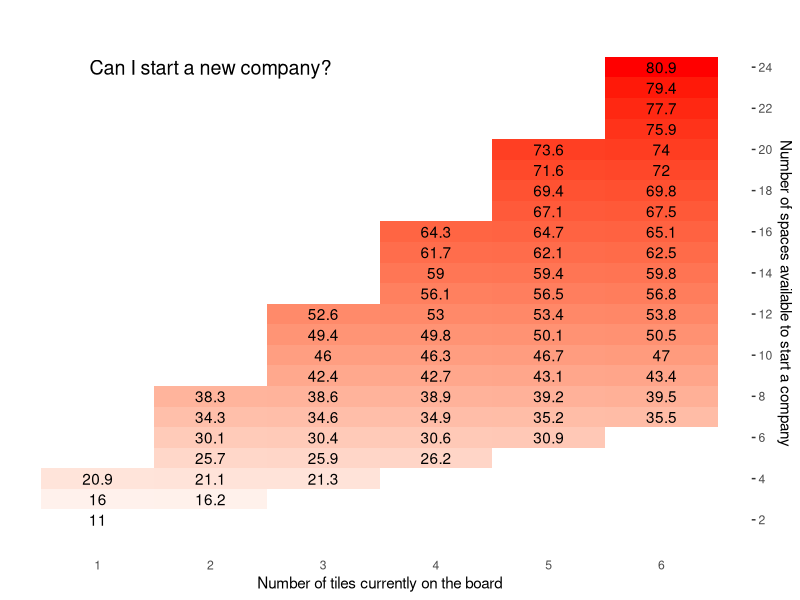
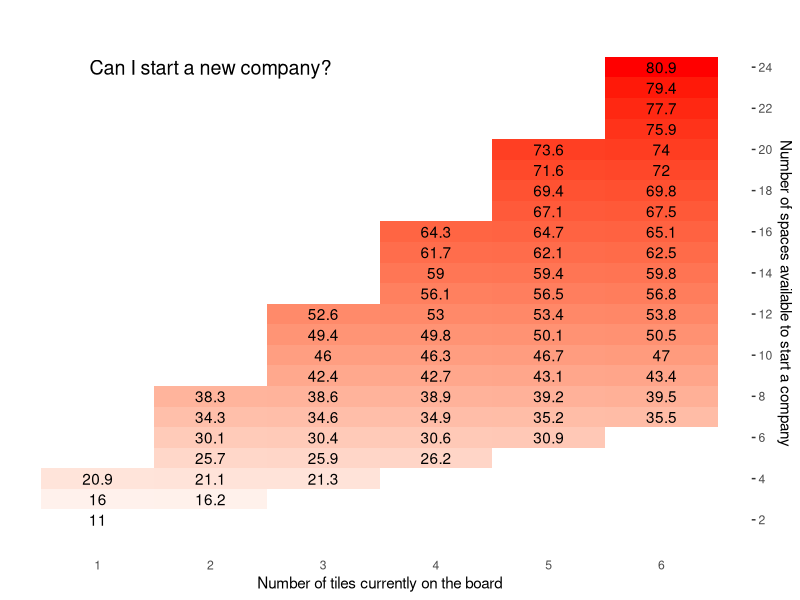

Generate these figures, in order, with R:
# David Ebert
# 20 August 2019
# Acquire board game question:
#   What's the probability of being able to start a new company, 
#   given the number of existing tiles on the board and how many 
#   spots are avilable to start a company?

find_p_starting_company = function(n_tiles_played, n_starting_spaces){
  # Too many possible starting spaces
  if(n_tiles_played * 4 < n_starting_spaces){
    return(NA)
  } else if (n_starting_spaces <= (n_tiles_played)){
  # Not enough starting spaces
    return(NA)
  # Some of these combos are also invalid, but we'll show them anyway.
  } else {
    return(1-
             (108 - n_tiles_played - n_starting_spaces) / (108 - n_tiles_played) * 
             (107 - n_tiles_played - n_starting_spaces) / (107 - n_tiles_played) * 
             (106 - n_tiles_played - n_starting_spaces) / (106 - n_tiles_played) * 
             (105 - n_tiles_played - n_starting_spaces) / (105 - n_tiles_played) * 
             (104 - n_tiles_played - n_starting_spaces) / (104 - n_tiles_played) * 
             (103 - n_tiles_played - n_starting_spaces) / (103 - n_tiles_played)  
    )
  }
}

# Common 3 player game
find_p_starting_company(3,12)

# Common 4 player game:
find_p_starting_company(4,14)

# Invalid:
find_p_starting_company(4,1)

for(tiles_played in seq(1,4)){
  for(starting_spaces in seq(4,12)){
   cat("\n\nTiles Played: ", tiles_played,
                "\nStarting Spaces: ", starting_spaces,
                "\nProb of starting a chain: ", find_p_starting_company(tiles_played, starting_spaces))
  }
}



### Make Heatmap

df <- expand.grid(tiles_played = seq(1,6),
                  starting_spaces = seq(2,24)
)

i = 1
for(starting_spaces in seq(2,24)){
  for(tiles_played in seq(1,6)){
      df[i,"prob_starting"] = find_p_starting_company(tiles_played, starting_spaces) * 100
    i = i + 1
  }
}


require(ggplot2)
theme_set(theme_bw())
ggplot(data = df, aes(y = starting_spaces, x = tiles_played)) +
  geom_tile(aes(fill = prob_starting)) +
  geom_text(aes(label = round(prob_starting, 1))) + 
  scale_fill_gradient(low = "white", high = "red", na.value = "white") + 
  theme(panel.background = element_blank(), 
        panel.grid = element_blank(),
        axis.ticks.x = element_blank(),
        panel.border = element_blank(),
        legend.position = "none") +
  labs(#title="Can I Start a New Company?",
       title="",
       x="Number of tiles currently on the board",
       y="Number of spaces available to start a company") +
  scale_x_continuous(breaks=seq(1,6,1)) +
  scale_y_continuous(breaks=seq(2,24,2), position = "right") +
  annotate("text", x = c(2), y = c(24), 
           label = c("Can I start a new company?"), 
           color="black", size=5)

ggsave('acquire.png')
